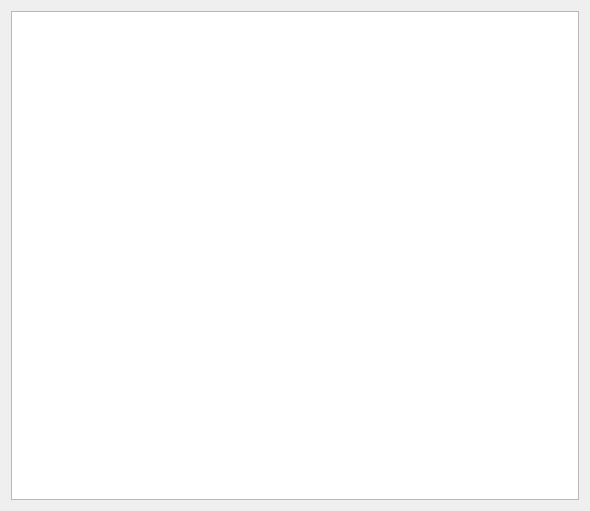
<?xml version="1.0" encoding="UTF-8"?>
<ui version="4.0">
 <class>Widget</class>
 <widget class="QWidget" name="Widget">
  <property name="geometry">
   <rect>
    <x>0</x>
    <y>0</y>
    <width>590</width>
    <height>511</height>
   </rect>
  </property>
  <property name="windowTitle">
   <string>Widget</string>
  </property>
  <layout class="QHBoxLayout" name="horizontalLayout">
   <item>
    <widget class="QTableWidget" name="tableWidget"/>
   </item>
  </layout>
 </widget>
 <layoutdefault spacing="6" margin="11"/>
 <resources/>
 <connections/>
</ui>
